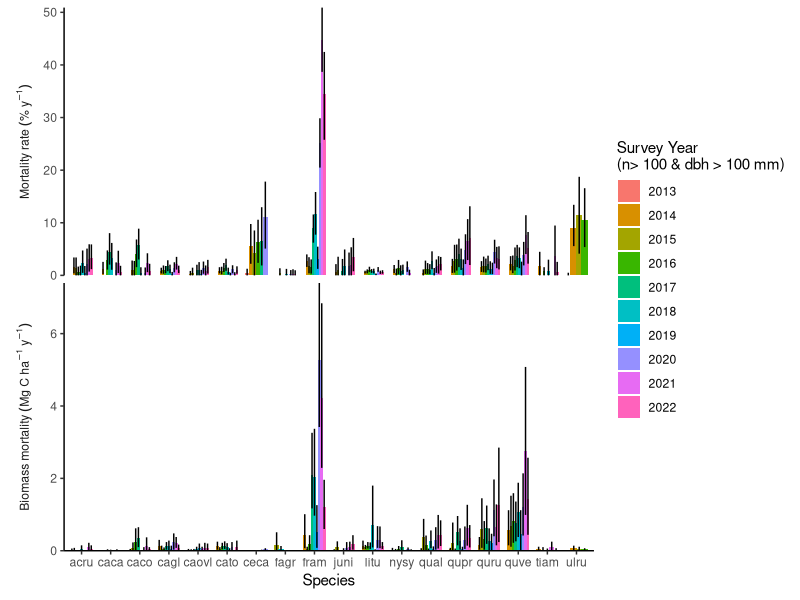

Write R code to recreate this figure. (Note: this script raises an error after producing the figure.)
#############################################################################
# Purpose: plot calculated Mortality and Biomass mortality (also A to AU rates)
# Developped by: Valentine Herrmann - HerrmannV@si.edu
# R version 4.0.3 (2020-10-10)
##########################################################################

# Clean environment ####
rm(list = ls())

# Set working directory ####
setwd(".")

# Load libraries ####
library(ggplot2)

# load data ####
mortrate_by_size_class <- read.csv("R_results/mortrates_by_size_class.csv")
sp_mortrate_agbmort <- read.csv("R_results/mortrates_and_agbmort_by_species.csv")


# AtoAUrate_by_size_class <- read.csv("R_results/AtoAUrate_by_size_class.csv")
# sp_AtoAUrate_agbAtoAUrate <- read.csv("R_results/AtoAUrates_and_agbAtoAU_by_species.csv")


# barplot for species mortality and health decline ####

## only keep when N0 is > ncut
ncut = 100
sp_mortrate_agbmort <- sp_mortrate_agbmort[sp_mortrate_agbmort$N0 > ncut, ]
# sp_AtoAUrate_agbAtoAUrate <- sp_AtoAUrate_agbAtoAUrate[sp_AtoAUrate_agbAtoAUrate$N0 > ncut,]
  
## keep year as factor
sp_mortrate_agbmort$survey_year <- factor(sp_mortrate_agbmort$survey_year)
# sp_AtoAUrate_agbAtoAUrate$survey_year <- factor(sp_AtoAUrate_agbAtoAUrate$survey_year)

## order variables
sp_mortrate_agbmort$variable <- factor(sp_mortrate_agbmort$variable, levels = unique(sp_mortrate_agbmort$variable), labels = c('Mortality ~ rate ~ ("%" ~y ^ {-1})', 'Biomass ~ mortality ~(Mg~C~ha^{-1}~y^{-1})'))

# sp_AtoAUrate_agbAtoAUrate$variable <- factor(sp_AtoAUrate_agbAtoAUrate$variable, levels = unique(sp_AtoAUrate_agbAtoAUrate$variable), labels = c('Health ~ decline ~ rate ~ ("%" ~y ^ {-1})', 'Biomass ~ health ~ decline ~(Mg~C~ha^{-1}~y^{-1})'))


ggplot(sp_mortrate_agbmort, aes(x = sp, y = estimate, fill= survey_year)) + 
  geom_bar(stat = "identity", position = position_dodge(width = .75)) + 
  geom_linerange(aes(ymin = LCI_95, ymax = UCI_95), position = position_dodge(width = .75)) + 
  labs(x = expression("Species"), 
       fill = "Survey Year\n(n> 100 & dbh > 100 mm)") +
  scale_y_continuous(expand = c(0, 0)) + 
  theme_classic() +
  facet_wrap(~variable, ncol = 1,scales = "free_y",
             strip.position = "left", 
             labeller = label_parsed) +
  # 'expression(Mortality ~ Rate ~ ("%" ~y ^ {-1}))', biomass_mortality = "Voltage (V)") ) )  +
  ylab(NULL)+
  theme(strip.background = element_blank(),
        strip.placement = "outside")


ggsave("R_results/Barplots_MortalityRates_and_BiomassMortality.tiff", width = 10, height = 7, units = "in")


# ggplot(sp_AtoAUrate_agbAtoAUrate, aes(x = sp, y = estimate, fill= survey_year)) + 
#   geom_bar(stat = "identity", position = position_dodge(width = .75)) + 
#   geom_linerange(aes(ymin = LCI_95, ymax = UCI_95), position = position_dodge(width = .75)) + 
#   labs(x = expression("Species"), 
#        fill = "Survey Year\n(n> 100 & dbh > 100 mm)") +
#   scale_y_continuous(expand = c(0, 0)) + 
#   theme_classic() +
#   facet_wrap(~variable, ncol = 1,scales = "free_y",
#              strip.position = "left", 
#              labeller = label_parsed) +
#   # 'expression(Mortality ~ Rate ~ ("%" ~y ^ {-1}))', biomass_mortality = "Voltage (V)") ) )  +
#   ylab(NULL)+
#   theme(strip.background = element_blank(),
#         strip.placement = "outside")
# 
# 
# ggsave("R_results/Barplots_AtuAURates_and_BiomassAtuAU.tiff", width = 10, height = 7, units = "in")


# plot mortality and health decline by size class ####
mortrate_by_size_class$dbh_class <- factor(mortrate_by_size_class$dbh_class, levels = unique(mortrate_by_size_class$dbh_class), ordered = T)
# AtoAUrate_by_size_class$dbh_class <- factor(AtoAUrate_by_size_class$dbh_class, levels = unique(AtoAUrate_by_size_class$dbh_class), ordered = T)

ggplot(mortrate_by_size_class[mortrate_by_size_class$survey_year %in% c(2014:2021), ], aes(colour = dbh_class, y = mortality_rate, x = survey_year)) +
  geom_point() +
  geom_linerange(aes(ymin = LCI_95, ymax = UCI_95)) +
  scale_x_log10() + scale_y_log10() +
  theme_classic() +
  facet_wrap(~Species) +
  ylab(bquote(Mortality ~ rate ~ ("%" ~y ^ {-1}))) +
  xlab("Survey year")
  

ggsave("R_results/MortalityRates_per_sp_and_size_classes.tiff", width = 12, height = 10, units = "in")



# ggplot(AtoAUrate_by_size_class[AtoAUrate_by_size_class$survey_year %in% c(2014:2021), ], aes(colour = dbh_class, y = AtoAU_rate, x = survey_year)) +
#   geom_point() +
#   geom_linerange(aes(ymin = LCI_95, ymax = UCI_95)) +
#   scale_x_log10() + scale_y_log10() +
#   theme_classic() +
#   facet_wrap(~Species) +
#   ylab(bquote(Health ~ decline ~ rate ~ ("%" ~y ^ {-1})))+
#   xlab("Survey year")
# 
# 
# ggsave("R_results/AtoAURates_per_sp_and_size_classes.tiff", width = 12, height = 10, units = "in")
